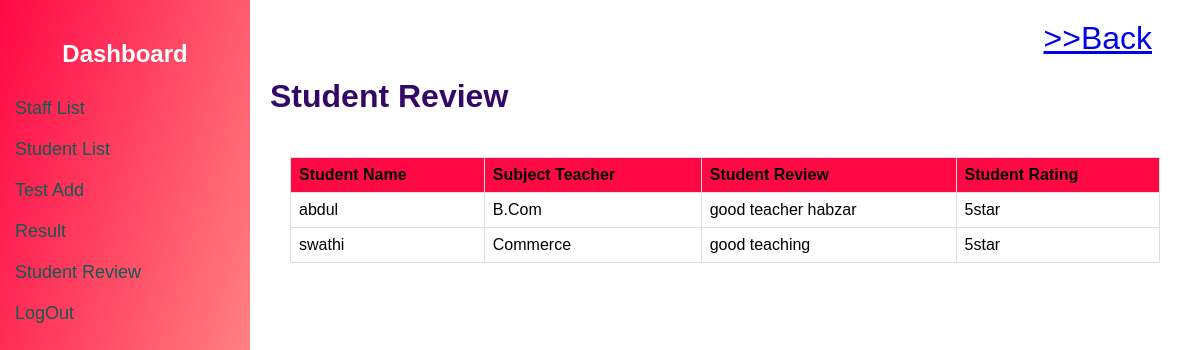
/stdreview.php, run on the app's committed database.
### tables this page shows
CREATE TABLE `studentreview` (
  `id` int(11) NOT NULL,
  `Stud_name` varchar(100) NOT NULL,
  `Sub_Teacher` varchar(100) NOT NULL,
  `Review` varchar(100) NOT NULL,
  `Rating` varchar(100) NOT NULL
);

### stdreview.php (the view, shortened to what this page needs)
<?php include('db.php') ?>
<!DOCTYPE html>
<html>
<head>
</head>
<body>
<div class="sidenav">
    <h2>Dashboard</h2>
    <a href="./addstaff.php">Staff List</a>
    <a href="./addstu.php">Student List</a>
    <a href="./test.php">Test Add</a>
    <a href="./result.php">Result</a>
    <a href="./stdreview.php">Student Review</a>
    <a href="./index.php">LogOut</a>
</div>
<div class="main">
<a class="back" href="./staffdash.php "> >>Back</a>
    <h1>Student Review</h1>
    <div class="content">
    <table>
    <tr>
        <th>Student Name</th>
        <th>Subject Teacher</th>
        <th>Student Review</th>
        <th>Student Rating</th>
    </tr>
    <?php
    $sql = "SELECT * FROM studentreview";
    $result = $conn->query($sql);
    if ($result->num_rows > 0) {
        while($row = $result->fetch_assoc()) {
            echo "<tr>
                    <td>".$row["Stud_name"]."</td>
                    <td>".$row["Sub_Teacher"]."</td>
                    <td>".$row["Review"]."</td>
                    <td>".$row["Rating"]."</td>
                  </tr>";
        }
    } else {
        echo "<tr><td colspan='3'>No users found</td></tr>";
    }
    ?>
</table>
    </div>
</div>
</body>
</html>

### stdreview.php (style rules this page uses)
body { font-family: Arial, sans-serif; margin: 0; padding: 0; display: flex; }
.sidenav { height: 100vh; width: 250px; background-image:linear-gradient(to bottom right, #ff0844,#ffb199); color: #fff; padding-top: 20px; }
.sidenav h2 { text-align: center; }
.sidenav a { padding: 10px 15px; text-decoration: none; font-size: 18px; color: #fff; color: #125b50; display: block; }
.main { flex: 1; padding: 20px; }
.main h1 { background: linear-gradient(to right, #330867 0%, #330867 100%); background-clip: text; color: transparent; }
.content { background-color: #fff; padding: 20px; border-radius: 8px; }
table { border-collapse: collapse; width: 100%; }
td { border: 1px solid #dddddd; text-align: left; padding: 8px; }
th { border: 1px solid #dddddd; text-align: left; padding: 8px; background-color: #f2f2f2; background-color: #ff0844; }
.back { border: none; background: transparent; font-size: xx-large; margin-left: 85%; }

### data on the page
studentreview: Stud_name "abdul", Sub_Teacher "B.Com", Review "good teacher habzar", Rating "5star"
studentreview: Stud_name "swathi", Sub_Teacher "Commerce", Review "good teaching", Rating "5star"
